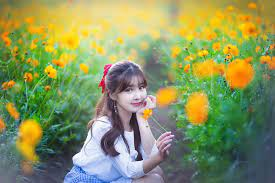
#> input picture Section_1/chapter_1/people.jpg, 275 x 183 px
$ jupyter execute --allow-errors selective_search_n_iou_1.ipynb   (shell and % lines are left out)
#> lines starting #> are read from the running program, lines starting #| are printed output that depends on the picture
###  selective search를 이용하여 Object Detection을 위한 Region Proposal 영역을 도출

#### selectivesearch를 설치하고 이미지를 로드

[cell 1]
# pip install selectivesearch

[cell 2]
# !mkdir /content/data
# !wget -O /content/data/audrey01.jpg https://raw.githubusercontent.com/chulminkw/DLCV/master/data/image/audrey01.jpg

[cell 3]
import selectivesearch
import cv2
import matplotlib.pyplot as plt
import os

### 오드리헵번 이미지를 cv2로 로드하고 matplotlib으로 시각화
img = cv2.imread('people.jpg')
#> img is the input picture: shape (183, 275, 3); mean B, G, R 95.7, 149.1, 138.5
img_rgb = cv2.cvtColor(img, cv2.COLOR_BGR2RGB)
print('img shape:', img.shape)
#| img shape: (183, 275, 3)

plt.figure(figsize=(8, 8))
plt.imshow(img_rgb)
plt.show()

[cell 4]
import selectivesearch

#selectivesearch.selective_search()는 이미지의 Region Proposal정보를 반환
#> (the rest of this cell did not finish here and is left out)

#### 반환된 Region Proposal(후보 영역)에 대한 정보 보기.
반환된 regions 변수는 리스트 타입으로 세부 원소로 딕셔너리를 가지고 있음.
개별 딕셔너리내 KEY값별 의미
* rect 키값은 x,y 시작 좌표와 너비, 높이 값을 가지며 이 값이 Detected Object 후보를 나타내는 Bounding box임.
* size는 Object의 크기
* labels는 해당 rect로 지정된 Bounding Box내에 있는 오브젝트들의 고유 ID
* 아래로 내려갈 수록 너비와 높이 값이 큰 Bounding box이며 하나의 Bounding box에 여러개의 오브젝트가 있을 확률이 커짐.

#> (a cell that did not finish here is left out)

#> (a cell that did not finish here is left out)

**bounding box를 시각화 하기**

[cell 7]
# opencv의 rectangle()을 이용하여 시각화
# rectangle()은 이미지와 좌상단 좌표, 우하단 좌표, box컬러색, 두께등을 인자로 입력하면 원본 이미지에 box를 그려줌.

green_rgb = (125, 255, 51)
img_rgb_copy = img_rgb.copy()
#> (the rest of this cell did not finish here and is left out)

#### bounding box의 크기가 큰 후보만 추출

#> (a cell that did not finish here is left out)

### IOU 구하기

#### 입력인자로 후보 박스와 실제 박스를 받아서 IOU를 계산하는 함수 생성

[cell 9]
import numpy as np

def compute_iou(cand_box, gt_box):

    # Calculate intersection areas
    x1 = np.maximum(cand_box[0], gt_box[0])
    y1 = np.maximum(cand_box[1], gt_box[1])
    x2 = np.minimum(cand_box[2], gt_box[2])
    y2 = np.minimum(cand_box[3], gt_box[3])

    intersection = np.maximum(x2 - x1, 0) * np.maximum(y2 - y1, 0)

    cand_box_area = (cand_box[2] - cand_box[0]) * (cand_box[3] - cand_box[1])
    gt_box_area = (gt_box[2] - gt_box[0]) * (gt_box[3] - gt_box[1])
    union = cand_box_area + gt_box_area - intersection

    iou = intersection / union
    return iou

[cell 10]
import cv2
import matplotlib.pyplot as plt

# 실제 box(Ground Truth)의 좌표를 아래와 같다고 가정.
gt_box = [55, 55, 180, 180]


img = cv2.imread('people.jpg')
img_rgb = cv2.cvtColor(img, cv2.COLOR_BGR2RGB)

red = (255, 0 , 0)
img_rgb = cv2.rectangle(img_rgb, (gt_box[0], gt_box[1]), (gt_box[2], gt_box[3]), color=red, thickness=2)
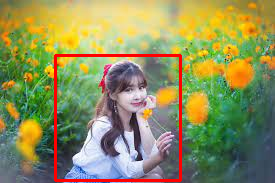
#> img_rgb: shape (183, 275, 3); mean R, G, B 142.6, 144.9, 92.2

plt.figure(figsize=(8, 8))
plt.imshow(img_rgb)
plt.show()

[cell 11]
import selectivesearch

#selectivesearch.selective_search()는 이미지의 Region Proposal정보를 반환
#> (the rest of this cell did not finish here and is left out)

#> (a cell that did not finish here is left out)

#> (a cell that did not finish here is left out)

[cell 14]
img = cv2.imread('people.jpg')
img_rgb = cv2.cvtColor(img, cv2.COLOR_BGR2RGB)
print('img shape:', img.shape)
#| img shape: (183, 275, 3)
